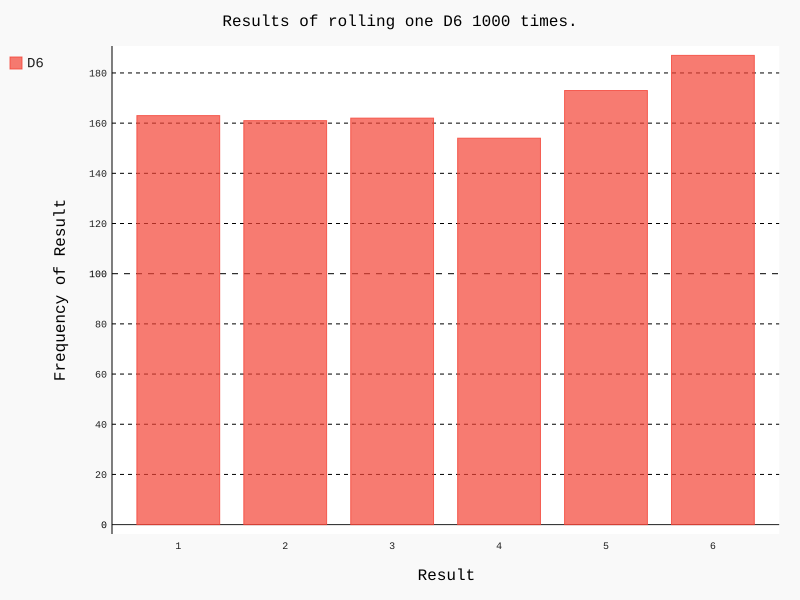

Generate this figure with Python:
from die import Die
import pygal


# create a D6.
die = Die()


# make some rolls, and store results in a list.
results = []
for roll_num in range(1000):
	result = die.roll()
	results.append(result)

# analyze the results - count the frequency of each number on the side
frequencies = []
for value in range(1, die.num_sides+1):
	frequency = results.count(value)
	frequencies.append(frequency)


# visualize the results.
hist = pygal.Bar()

hist.title = "Results of rolling one D6 1000 times."
hist.x_labels = [x for x in range(1, die.num_sides+1)]
hist.x_title = "Result"
hist.y_title = "Frequency of Result"

hist.add('D6', frequencies)
hist.render_to_file('die_visual.svg')
